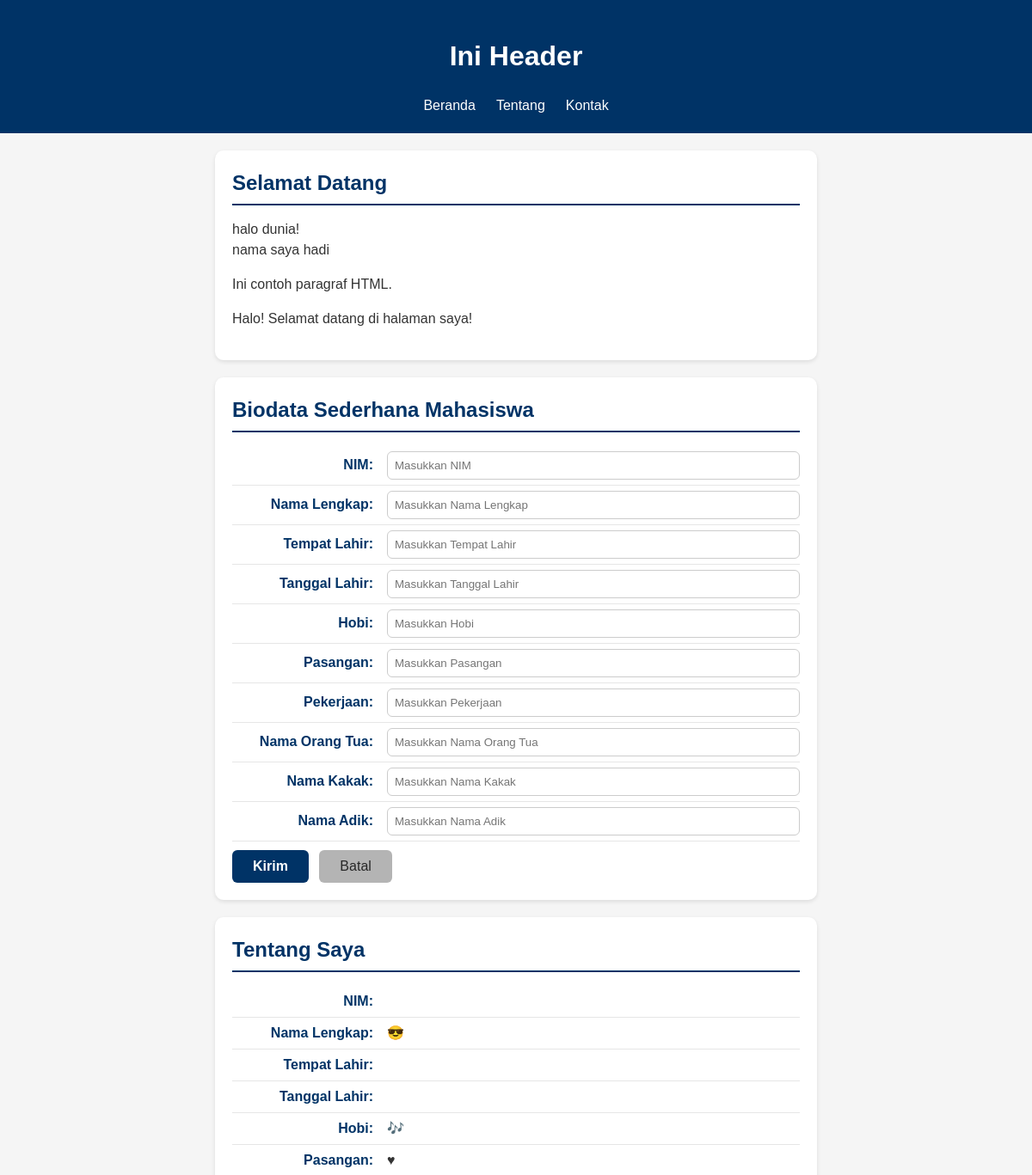
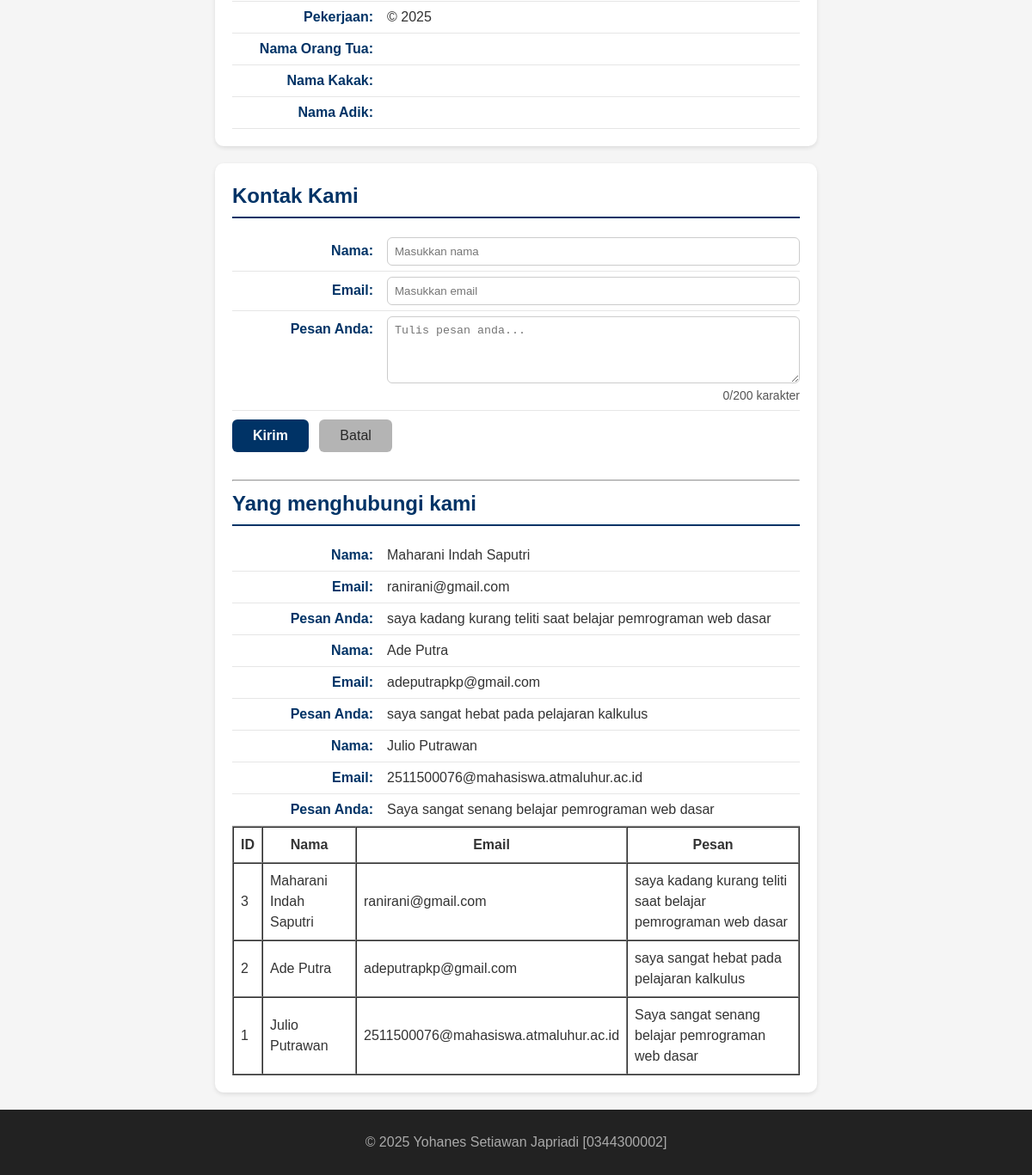
The page / on the database its author committed (2 pictures, top to bottom).
### tables this page shows
CREATE TABLE `tbl_tamu` (
  `cid` int NOT NULL,
  `cnama` varchar(100) DEFAULT NULL,
  `cemail` varchar(100) DEFAULT NULL,
  `cpesan` text
);

### read_inc.php (the view)
<?php
require 'koneksi.php';
$fieldContact = [
    "nama" => ["label" => "Nama: ", "suffix" => ""],
    "email" => ["label" => "Email: ", "suffix" => ""],
    "pesan" => ["label" => "Pesan Anda:", "suffix" => ""]
];
$sql = "SELECT * FROM tbl_tamu ORDER BY cid DESC";
$q = mysqli_query($conn, $sql);
if (!$q) {
    echo "<p>Gagal membaca data tamu: " . htmlspecialchars(mysqli_error($conn)) . "</p>";
} elseif (mysqli_num_rows($q) == 0) {
    echo "<p>Belum ada data tamu yang tersimpan.</p>";
} else {
    while ($row = mysqli_fetch_assoc($q)) {
        $arrContact = [
            "nama" => $row["cnama"] ?? "",
            "email" => $row["cemail"] ?? "",
            "pesan" => $row["cpesan"] ?? ""
        ];
        echo tampilkanBiodata($fieldContact, $arrContact);
    }
}
$sql = "SELECT * FROM tbl_tamu ORDER BY cid DESC";
$q = mysqli_query($conn, $sql);
?>
<table border="1" cellpadding="8" cellspacing="0">
<tr>
    <th>ID</th>
    <th>Nama</th>
    <th>Email</th>
    <th>Pesan</th>
</tr>
<?php while ($row = mysqli_fetch_assoc($q)): ?>
<tr>
    <td><?= $row['cid']; ?></td>
    <td><?= htmlspecialchars($row['cnama']); ?></td>
    <td><?= htmlspecialchars($row['cemail']); ?></td>
    <td><?= nl2br(htmlspecialchars($row['cpesan'])); ?></td>
</tr>
<?php endwhile; ?>
</table>

### index.php (shortened to what this page needs)
<?php
require_once __DIR__ . '/fungsi.php';
?>
<!DOCTYPE html>
<html lang="en">
<head>
  <link rel="stylesheet" href="style.css">
</head>
<body>
  <header>
    <h1>Ini Header</h1>
    <nav>
      <ul>
        <li><a href="#home">Beranda</a></li>
        <li><a href="#about">Tentang</a></li>
        <li><a href="#contact">Kontak</a></li>
      </ul>
    </nav>
  </header>
  <main>
    <section id="home">
      <h2>Selamat Datang</h2>
      <?php
      echo "halo dunia!<br>";
      echo "nama saya hadi";
      ?>
      <p>Ini contoh paragraf HTML.</p>
    </section>
    <section id="biodata">
      <h2>Biodata Sederhana Mahasiswa</h2>
      <form action="proses.php" method="POST">
        <label for="txtNim"><span>NIM:</span>
          <input type="text" id="txtNim" name="txtNim" placeholder="Masukkan NIM" required>
        </label>
        <label for="txtNmLengkap"><span>Nama Lengkap:</span>
          <input type="text" id="txtNmLengkap" name="txtNmLengkap" placeholder="Masukkan Nama Lengkap" required>
        </label>
        <label for="txtT4Lhr"><span>Tempat Lahir:</span>
          <input type="text" id="txtT4Lhr" name="txtT4Lhr" placeholder="Masukkan Tempat Lahir" required>
        </label>
        <label for="txtTglLhr"><span>Tanggal Lahir:</span>
          <input type="text" id="txtTglLhr" name="txtTglLhr" placeholder="Masukkan Tanggal Lahir" required>
        </label>
        <label for="txtHobi"><span>Hobi:</span>
          <input type="text" id="txtHobi" name="txtHobi" placeholder="Masukkan Hobi" required>
        </label>
        <label for="txtPasangan"><span>Pasangan:</span>
          <input type="text" id="txtPasangan" name="txtPasangan" placeholder="Masukkan Pasangan" required>
        </label>
        <label for="txtKerja"><span>Pekerjaan:</span>
          <input type="text" id="txtKerja" name="txtKerja" placeholder="Masukkan Pekerjaan" required>
        </label>
        <label for="txtNmOrtu"><span>Nama Orang Tua:</span>
          <input type="text" id="txtNmOrtu" name="txtNmOrtu" placeholder="Masukkan Nama Orang Tua" required>
        </label>
        <label for="txtNmKakak"><span>Nama Kakak:</span>
          <input type="text" id="txtNmKakak" name="txtNmKakak" placeholder="Masukkan Nama Kakak" required>
        </label>
        <label for="txtNmAdik"><span>Nama Adik:</span>
          <input type="text" id="txtNmAdik" name="txtNmAdik" placeholder="Masukkan Nama Adik" required>
        </label>
        <button type="submit">Kirim</button>
        <button type="reset">Batal</button>
      </form>
    </section>
    <?php
    $biodata = $_SESSION["biodata"] ?? [];
    $fieldConfig = [
      "nim" => ["label" => "NIM:", "suffix" => ""],
      "nama" => ["label" => "Nama Lengkap:", "suffix" => " &#128526;"],
      "tempat" => ["label" => "Tempat Lahir:", "suffix" => ""],
      "tanggal" => ["label" => "Tanggal Lahir:", "suffix" => ""],
      "hobi" => ["label" => "Hobi:", "suffix" => " &#127926;"],
      "pasangan" => ["label" => "Pasangan:", "suffix" => " &hearts;"],
      "pekerjaan" => ["label" => "Pekerjaan:", "suffix" => " &copy; 2025"],
      "ortu" => ["label" => "Nama Orang Tua:", "suffix" => ""],
      "kakak" => ["label" => "Nama Kakak:", "suffix" => ""],
      "adik" => ["label" => "Nama Adik:", "suffix" => ""],
    ];
    ?>
    <section id="about">
      <h2>Tentang Saya</h2>
      <?= tampilkanBiodata($fieldConfig, $biodata) ?>
    </section>
    <section id="contact">
      <h2>Kontak Kami</h2>
      <form action="proses.php" method="POST">
        <label for="txtNama"><span>Nama:</span>
          <input type="text" id="txtNama" name="txtNama" placeholder="Masukkan nama" required autocomplete="name">
        </label>
        <label for="txtEmail"><span>Email:</span>
          <input type="email" id="txtEmail" name="txtEmail" placeholder="Masukkan email" required autocomplete="email">
        </label>
        <label for="txtPesan"><span>Pesan Anda:</span>
          <textarea id="txtPesan" name="txtPesan" rows="4" placeholder="Tulis pesan anda..." required></textarea>
          <small id="charCount">0/200 karakter</small>
        </label>
        <button type="submit">Kirim</button>
        <button type="reset">Batal</button>
      </form>
      <br>
      <hr>
      <h2>Yang menghubungi kami</h2>
      <?php include 'read_inc.php'; ?>
    </section>
  </main>
  <footer>
    <p>&copy; 2025 Yohanes Setiawan Japriadi [0344300002]</p>
  </footer>
</body>
</html>

### fungsi.php (shortened to what this page needs)
<?php
function bersihkan($str)
{
  return htmlspecialchars(trim($str));
}
function tampilkanBiodata($conf, $arr)
{
  $html = "";
  foreach ($conf as $k => $v) {
    $label = $v["label"];
    $nilai = bersihkan($arr[$k] ?? '');
    $suffix = $v["suffix"];
    $html .= "<p><strong>{$label}</strong> {$nilai}{$suffix}</p>";
  }
  return $html;
}

### style.css (style rules this page uses)
* { box-sizing: border-box; }
body { margin: 0; font-family: Arial, sans-serif; background: #f5f5f5; color: #333; line-height: 1.5; }
header { background: #003366; color: #fff; padding: 20px; text-align: center; }
header ul { display: flex; justify-content: center; list-style: none; padding: 0; margin: 10px 0 0; }
header li a { color: #fff; text-decoration: none; padding: 6px 12px; }
#home, #about, #contact, #biodata { background-color: #ffffff; border-radius: 10px; padding: 20px; max-width: 700px; margin: 20px auto; box-shadow: 0 2px 5px rgba(0, 0, 0, 0.1); }
#home h2, #about h2, #contact h2, #biodata h2 { color: #003366; border-bottom: 2px solid #003366; padding-bottom: 6px; margin-top: 0; margin-bottom: 16px; }
#home p { text-align: justify; }
#about p, #contact p, #contact label, #biodata label { display: flex; justify-content: flex-start; align-items: baseline; margin: 0; padding: 6px 0; border-bottom: 1px solid #e6e6e6; }
#about strong, #contact strong, #contact label>span, #biodata label>span { min-width: 180px; color: #003366; font-weight: 600; text-align: right; padding-right: 16px; flex-shrink: 0; }
#contact input, #contact textarea, #biodata input { flex: 1; border: 1px solid #ccc; border-radius: 6px; padding: 8px; color: #000; font-weight: normal; margin: 0; box-sizing: border-box; }
#contact button, #biodata button { margin-top: 10px; display: inline-block; padding: 10px 24px; font-size: 16px; border-radius: 6px; cursor: pointer; border: none; transition: all 0.3s ease; margin-right: 8px; }
#contact button[type="submit"], #biodata button[type="submit"] { background-color: #003366; color: #fff; font-weight: 600; }
#contact button[type="reset"], #biodata button[type="reset"] { background-color: #b4b4b4; color: #272727; font-weight: 500; }
footer { background: #222; color: #aaa; text-align: center; padding: 10px; }

### rows shown on the page
tbl_tamu: label "Nama:", cnama "Maharani Indah Saputri", label "Email:", cemail "ranirani@gmail.com", label "Pesan Anda:", cpesan "saya kadang kurang teliti saat belajar pemrograman web dasar", cid "3"
tbl_tamu: label "Nama:", cnama "Ade Putra", label "Email:", cemail "adeputrapkp@gmail.com", label "Pesan Anda:", cpesan "saya sangat hebat pada pelajaran kalkulus", cid "2"
tbl_tamu: label "Nama:", cnama "Julio Putrawan", label "Email:", cemail "2511500076@mahasiswa.atmaluhur.ac.id", label "Pesan Anda:", cpesan "Saya sangat senang belajar pemrograman web dasar", cid "1"

### other values the page prints
$label "NIM:"
$label "Nama Lengkap:"
$suffix "😎"
$label "Tempat Lahir:"
$label "Tanggal Lahir:"
$label "Hobi:"
$suffix "🎶"
$label "Pasangan:"
$suffix "♥"
$label "Pekerjaan:"
$suffix "© 2025"
$label "Nama Orang Tua:"
$label "Nama Kakak:"
$label "Nama Adik:"
